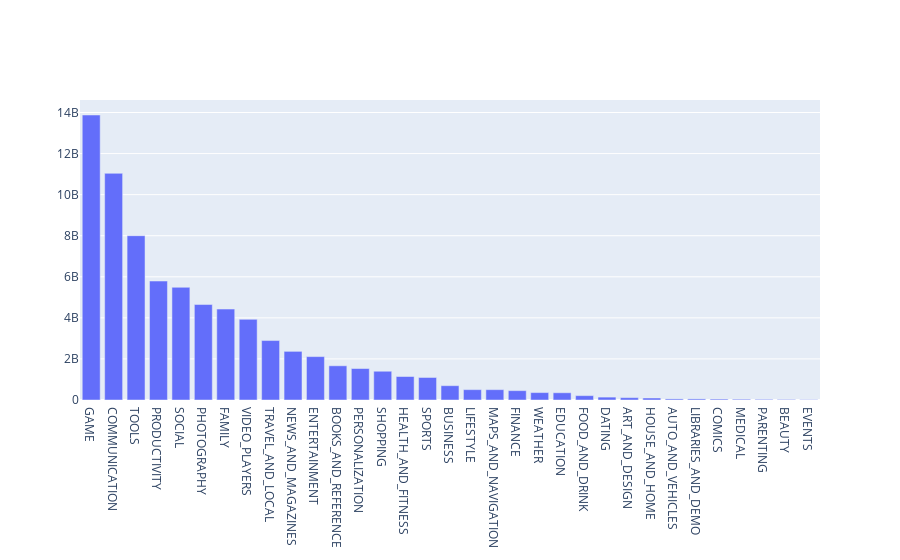

Notebook cell for this chart:
### Code cell
# Count the number of installed apps in each 'Category'. Sort in descending order
num_apps_installed=apps.groupby("Category").agg({"Installs":"sum" }).sort_values(by="Installs",ascending=False)

data = [go.Bar(
        x = num_apps_installed.index, # index = category name
        y = num_apps_installed["Installs"], # value = count
)]

plotly.offline.iplot(data)
num_apps_installed["Installs"].head(10)

### Figure 1 — Plotly figure (JSON) as saved in the notebook; plotly's stock layout.template omitted (floating-point values rounded to 4 significant figures)
{"data": [{"type": "bar", "x": ["GAME", "COMMUNICATION", "TOOLS", "PRODUCTIVITY", "SOCIAL", "PHOTOGRAPHY", "FAMILY", "VIDEO_PLAYERS", "TRAVEL_AND_LOCAL", "NEWS_AND_MAGAZINES", "ENTERTAINMENT", "BOOKS_AND_REFERENCE", "PERSONALIZATION", "SHOPPING", "HEALTH_AND_FITNESS", "SPORTS", "BUSINESS", "LIFESTYLE", "MAPS_AND_NAVIGATION", "FINANCE", "WEATHER", "EDUCATION", "FOOD_AND_DRINK", "DATING", "ART_AND_DESIGN", "HOUSE_AND_HOME", "AUTO_AND_VEHICLES", "LIBRARIES_AND_DEMO", "COMICS", "MEDICAL", "PARENTING", "BEAUTY", "EVENTS"], "y": [13878924415, 11038276251, 8001771915, 5793091369, 5487867902, 4649147655, 4427941505, 3926902720, 2894887146, 2369217760, 2113660000, 1665969576, 1532494782, 1400348785, 1144022512, 1096474498, 697164865, 503823539, 503281890, 455348734, 361100520, 352952000, 211798751, 140926107, 114338100, 97212461, 53130211, 52995910, 44981150, 38193177, 31521110, 27197050, 15973161]}], "layout": {}}
